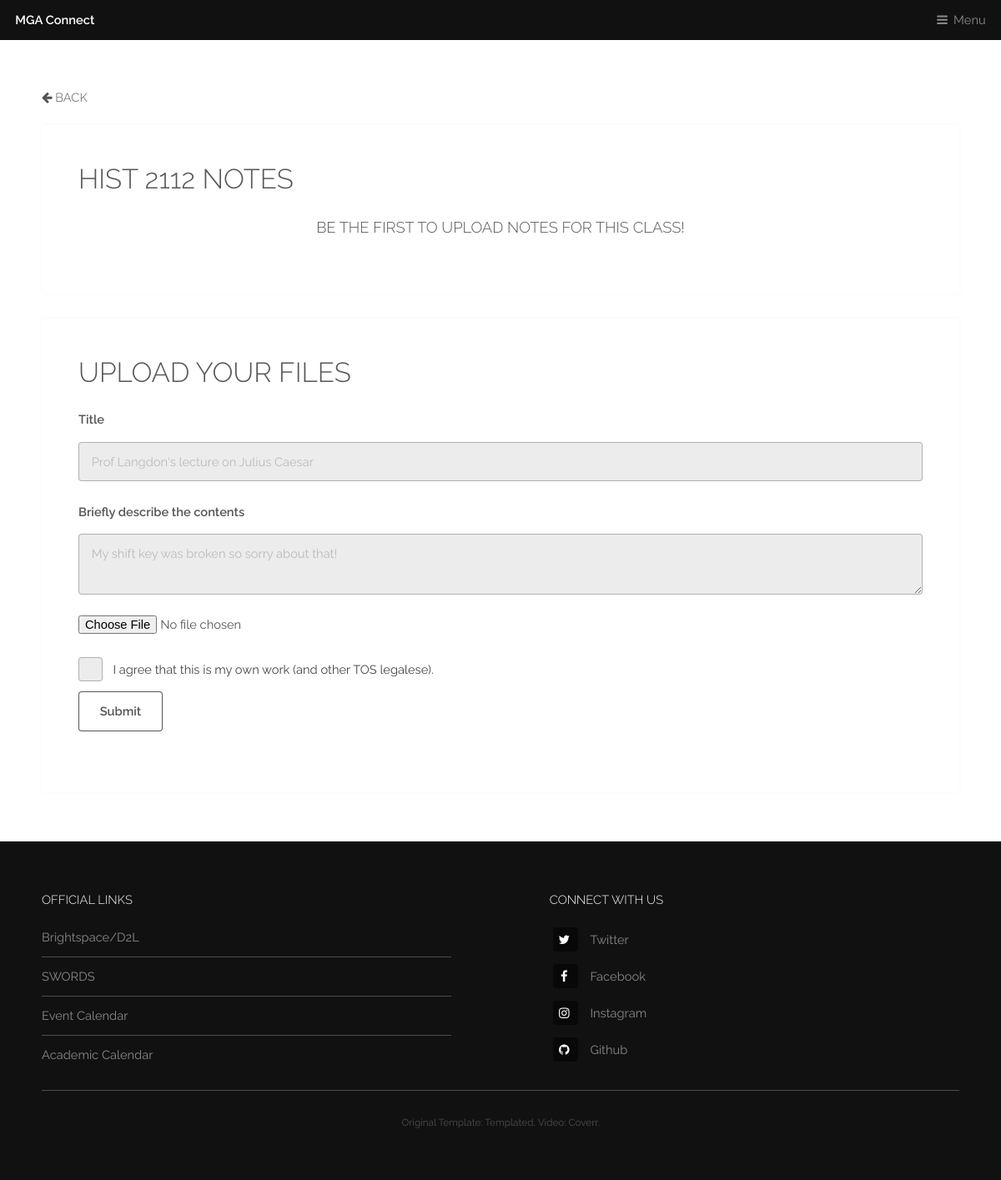
The page /class/hist/2112 (signed in) on the database as committed earlier.
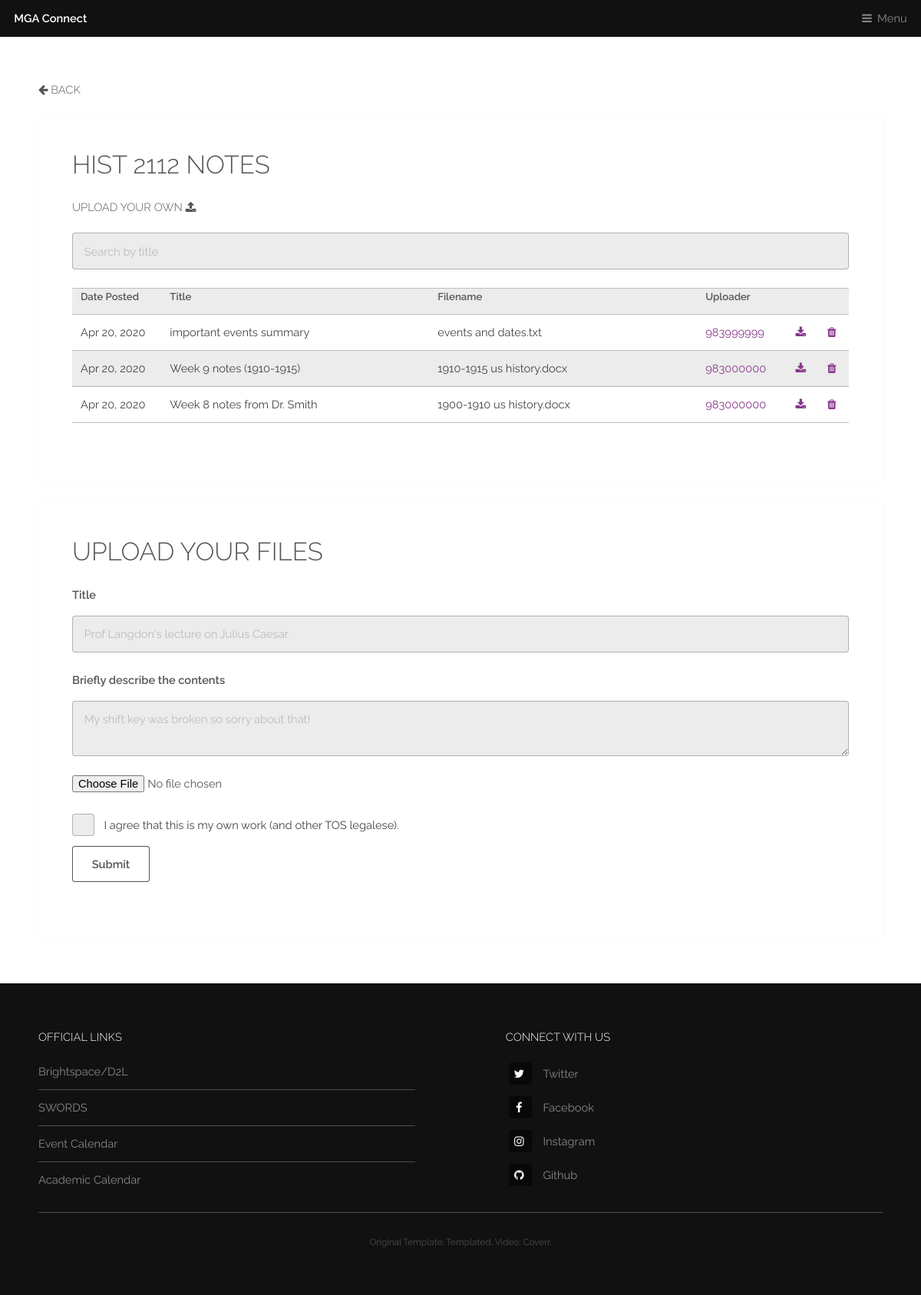
The same page on the database as committed later.
### app/models.py (models this page shows, shortened)
class Notes(db.Model):
    __tablename__ = 'notes'
    id = db.Column(db.Integer, primary_key=True)
    program =db.Column(db.Integer(), db.ForeignKey('class_list.program', ondelete='CASCADE'))
    course_id = db.Column(db.Integer(), db.ForeignKey('class_list.course_id', ondelete='CASCADE'))
    title = db.Column(db.String(100), nullable=False)
    date_posted = db.Column(db.DateTime, nullable=False, default=datetime.utcnow)
    content = db.Column(db.Text, nullable=True)
    notes_file = db.Column(db.String(20), nullable=False)
    original_filename = db.Column(db.String(100), nullable=False)
    user_id = db.Column(db.String(9), db.ForeignKey('user.stu_id', ondelete='CASCADE'), nullable=False)

### app/routes.py (the view, shortened to what this page needs)
@login_required
def course(program, course_id):
    form = AddNotesForm()
    notes_list = Notes.query.filter_by(program=program, course_id=course_id).order_by(Notes.date_posted.desc()).all()
    return render_template('course_notes.html', title='Course', form=form, notes_list=notes_list, program=program, course_id=course_id)

### app/forms.py
class AddNotesForm(FlaskForm):
    title = StringField('Title', validators=[DataRequired(), Length(min=5, max=100)], render_kw={"placeholder": "Prof Langdon's lecture on Julius Caesar"})
    description = TextAreaField('Briefly describe the contents', validators=[Length(min=0, max=250)], render_kw={"placeholder": "My shift key was broken so sorry about that!"})
    notes = FileField('Add Notes')
    tos = BooleanField('I agree that this is my own work (and other TOS legalese).', [DataRequired()])
    submit = SubmitField('Submit')

### app/models.py (called while the page is built)
    def has_role(self, name):
        for role in self.roles:
            if role.name == name:
                return True
            return False

### app/routes.py (called while the page is built)
@app.before_request
def before_request():
    if current_user.is_authenticated:
        current_user.last_seen = datetime.utcnow()
        db.session.commit()

### app/templates/course_notes.html (shortened to what the changed rows need)
{% extends 'template.html' %}
{% block content %}
    <section id="main" class="wrapper">
        <div class="inner">
            <div class="content">
                <header>
                    <h2>{{ program + ' ' + course_id }} Notes</h2>
                </header>
                {% if notes_list %}
                    <h4><a href="#upload">Upload your own <i class="fa fa-upload"></i></a></h4>
                    <input type="text" id="myInput" onkeyup="mySearchFunction(1)" placeholder="Search by title">
                    <br>
                    <table id="myTable">
                    <col width="100"><col width="300"><col width="300"><col width="90"><col width="20"><col width="20">
                        <tr>
                            <th>Date Posted</th>
                            <th>Title</th>
                            <th>Filename</th>
                            <th>Uploader</th>
                            <th> </th>
                            <th> </th>
                        </tr>
                        {% for note in notes_list %}
                            <tr>
                                <td>{{ note.date_posted.strftime('%b %d, %Y') }}</td>
                                <td>{{ note.title }}</td>
                                <td>{{ note.original_filename }}</td>
                                <td><a href="{{ url_for('account', stu_id=note.user_id) }}">{{ note.user_id }}</a></td>
                                <td><a href="{{ url_for('download_file', filename=note.notes_file) }}" class="icon fa-download"></a></td>
                                {% if current_user.stu_id == note.user_id %}
                                    <td><a href="{{ url_for('delete_note_user', note_id=note.id) }}" class="icon fa-trash"></a></td>
                                {% elif current_user.has_role('admin') %}
                                    <td><a href="{{ url_for('delete_note_user', note_id=note.id) }}" class="icon fa-trash"></a></td>
                                {% else %}
                                    <td> </td>
                                {% endif %}
                            </tr>
                        {% endfor %}
                    </table>
                {% else %}
                    <a style="text-align:center" href="#upload"><h3>Be the first to upload notes for this class!</h3></a>
                {% endif %}
            </div>
            {% if current_user.is_authenticated %}
            <div id="upload" class="content">
                <h2>Upload your files</h2>
            </div>
            {% endif %}
        </div>
    </section>
{% endblock content %}

Rows that differ between the two databases and show on the page:
added Notes: date_posted "Apr 20, 2020", title "important events summary", original_filename "events and dates.txt", user_id "983999999"
added Notes: date_posted "Apr 20, 2020", title "Week 9 notes (1910-1915)", original_filename "1910-1915 us history.docx", user_id "983000000"
added Notes: date_posted "Apr 20, 2020", title "Week 8 notes from Dr. Smith", original_filename "1900-1910 us history.docx", user_id "983000000"
Other text that changed with them:
text no longer shown: "BE THE FIRST TO UPLOAD NOTES FOR THIS CLASS!"
text now shown: "UPLOAD YOUR OWN Date Posted Title Filename Uploader"
